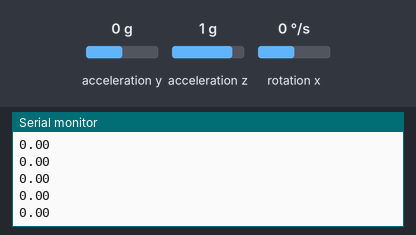
The sketch below on a simulated Arduino Uno, built with avr-gcc and run on an emulated ATmega328P. Parts: the last lines printed to the serial monitor. The test bench sets the inputs (shaded band); at power-on: acceleration y 0 g, acceleration z 1 g, rotation x 0 °/s.

Above: at 1.2 s.
1.3 s: acceleration y set to -1.4 g
At 2.2 s:
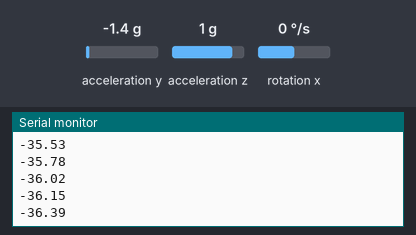
2.8 s: acceleration z set to -1.4 g
At 3.9 s:
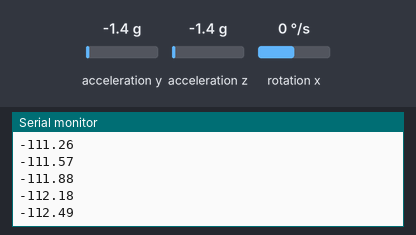
4.3 s: rotation x set to -192 °/s
At 5.1 s:
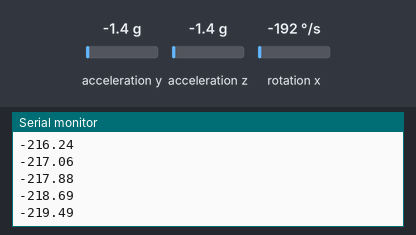
Timing chart, 0 to 7.3 s (numbered marks = the images above; inputs shaded):
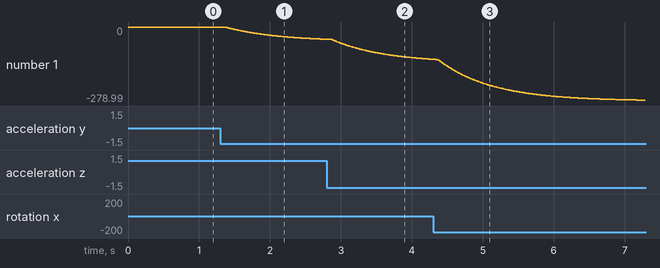

Measured:
- after the input at 1.3 s, the serial monitor: prints a new line after 0.07 s (image 1)
- plotted number 1: 0 → -46.32 after the input at 1.3 s

The sketch:

X-Axis-MPU6050.ino
```cpp
/*
code for using the MPU6050 to find the roll angle (x-axis)
complementary filter used to improve output
MPU6050 must be calibrated prior to use by finding the approriate offset values. This was done using IMU_Zero.ino from Jeff Rowberg's library: https://github.com/jrowberg/i2cdevlib
*/

#include "Wire.h"
#include "MPU6050.h"
#include "I2Cdev.h"
#include "math.h"

MPU6050 mpu;
int16_t accY, accZ, gyroX;
volatile int gyroRate, Speed;
volatile float accAngle, gyroAngle;
volatile float currentAngle, prevAngle=0;

float tau = 0.75;
float sampleFreq = 200;
float dT = 1/sampleFreq;
float alpha = tau/(tau+dT);

void init_Timer(){
  // initialize Timer1 for a ISR every 5ms
  cli();                  // disable global interrupts
  TCCR1A = 0;             // set entire TCCR1A register to 0
  TCCR1B = 0;             // same for TCCR1B
  TCNT1  = 0;             // initialize counter value to 0
                          // set compare match register to set sample time 5ms (200Hz increments)
  OCR1A = 9999;           // compare match register = [16MHz/(prescaler*sampleFreq)]-1 = [16Mhz/(8*200Hz)]-1
  TCCR1B |= (1 << WGM12); // turn on CTC mode
                          // set CS11 bit for prescaling of 8
  TCCR1B |= (1 << CS11);  // prescaler can be equal to 1, 8, 64, 256, 1024 (lookup table for codes online)
  TIMSK1 |= (1 << OCIE1A);// enable timer compare interrupt
  sei();                  // enable global interrupts
}

void setup() {
  Serial.begin(9600);
  mpu.initialize();
  // following offsets found using IMU_Zero.ino
  mpu.setYAccelOffset(1545);
  mpu.setZAccelOffset(947);
  mpu.setXGyroOffset(21);
  init_Timer();
}

void loop() {
  accY = mpu.getAccelerationY();
  accZ = mpu.getAccelerationZ();
  gyroX = mpu.getRotationX();
  Serial.println(currentAngle);
}

ISR(TIMER1_COMPA_vect){
  accAngle = atan2(accY, accZ)*RAD_TO_DEG;
  gyroRate = map(gyroX, -32768, 32767, -250, 250);
  gyroAngle = prevAngle + (float)gyroRate*dT;
  currentAngle = (alpha)*(gyroAngle) + (1-alpha)*(accAngle);
  prevAngle = currentAngle;
}
```
